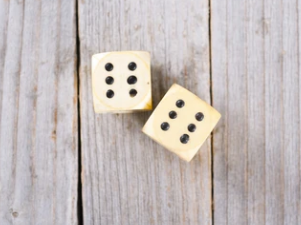
#> input picture homework2/#3/light_dice1.PNG, 301 x 225 px
$ python homework3-2.py
#> lines starting #> are read from the running program, lines starting #| are printed output that depends on the picture; after the words box and inside, x2 and y2 are one past the last pixel; in counts of white or black regions, pixels touching at a corner belong together
# https://jvvp.tistory.com/1126 - setLabel 함수 도형 검출기

# 주사위 색상은 밝은 색 주사위 눈의 색상은 어두운색이고 배경은 밝은 배경

import numpy as np
import cv2 as cv
import math

img = cv.imread('light_dice1.PNG') # 원하는 개체 검출을 위한 이미지 받아오기
#> img is the input picture: shape (225, 301, 3); mean B, G, R 186.4, 188.3, 196.7
# * light_dice2 결과 값을 볼 때에는 해당 값을 주석 해제 해준다.
# img = cv.imread('light_dice2.jpg')

gray_img = cv.cvtColor(img, cv.COLOR_BGR2GRAY)
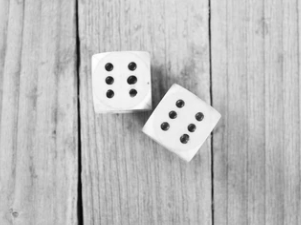
#> gray_img: shape (225, 301); min 6, max 255, mean 190.6

if img is None:
    print('Image load failed!')
    exit()


# 주사위의 개체 사각형을 검출하면서 그리는 함수
def setLabel_squre(img, pts):
    # 사각형 도형 좌표 받아오기
    (x, y, w, h) = cv.boundingRect(pts)
    pt1 = (x, y)
    pt2 = (x + w, y + h) # 꼭지점 사각형
    cv.rectangle(img, pt1, pt2, (255, 0, 0), 2)
    # cv.putText(img, label, pt1, cv.FONT_HERSHEY_PLAIN, 1, (0, 0, 255))

def setLabel_circle(img, pts):
    # 원 도형 좌표 받아오기
    (x, y, w, h) = cv.boundingRect(pts)
    pt1 = (x, y+1)
    pt2 = (x + w+1, y + h+2) # 꼭지점 사각형
    cv.rectangle(img, pt1, pt2, (0, 255, 0), 2)
    # cv.putText(img, label, pt1, cv.FONT_HERSHEY_PLAIN, 1, (0, 0, 255))


img_filter = cv.bilateralFilter(gray_img, -1, 47, 5) # 사진 잡음 처리
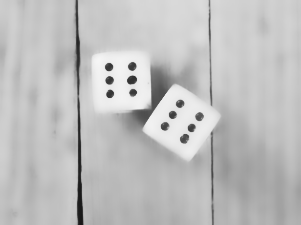
#> img_filter: shape (225, 301); min 24, max 245, mean 191
cv.imshow('img_filter', img_filter)

dect_edge = cv.Canny(img_filter, 30, 100) # canny 함수 이용하여 edge 검출
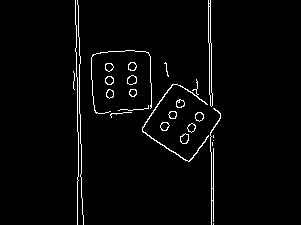
#> dect_edge: shape (225, 301); 2.7% white in thin lines or dots, all inside (x1, y1, x2, y2) = (73, 0, 221, 225)
cv.imshow('dect_edge', dect_edge)

lines = cv.HoughLinesP(dect_edge, 1, math.pi / 90, 30, minLineLength=0, maxLineGap=15) # HoughLinesP 이용하여 선 검출
#> lines = 20 rows, first 6: [211, 224, 211, 130], [79, 94, 81, 179], [77, 131, 77, 77], [212, 129, 213, 168], [78, 180, 78, 132], [210, 42, 210, 0]
edge = cv.cvtColor(dect_edge, cv.COLOR_GRAY2BGR) # graysacle로 변환

if lines is not None:
    for i in range(lines.shape[0]):
        pt1 = (lines[i][0][0], lines[i][0][1])
        pt2 = (lines[i][0][2], lines[i][0][3])
        cv.line(edge, pt1, pt2, (255, 255, 255), 2, cv.LINE_AA) # 해당 라인을 좀 더 진하게
#> this loop made 20 passes
#> (pt1, pt2) on passes 1 to 12: ((211, 224), (211, 130)), ((79, 94), (81, 179)), ((77, 131), (77, 77)), ((212, 129), (213, 168)), ((78, 180), (78, 132)), ((210, 42), (210, 0)), ((208, 27), (210, 105)), ((77, 0), (79, 68)), ((144, 124), (173, 84)), ((76, 76), (76, 25)), ((142, 130), (188, 161)), ((73, 71), (73, 88))
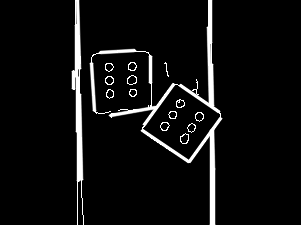
#> edge: shape (225, 301, 3); min 0, max 255, mean 14.6

cv.imshow('binary', edge)

edge = cv.cvtColor(edge, cv.COLOR_BGR2GRAY)
#> edge: shape (225, 301)

cv.imshow('binary_edge', edge)

contours, _ = cv.findContours(edge, cv.RETR_TREE, cv.CHAIN_APPROX_NONE) # 해당 라인을 이용하여 윤곽선 검출
#> contours = 32 contours, 4 with area under 20; largest, box (x1, y1, x2, y2) and area: (89, 0, 223, 225) 8692, (91, 51, 152, 114) 3169, (143, 84, 221, 160) 2986, (71, 0, 84, 225) 1140, (127, 75, 137, 85) 67
count_circle = [0] * 100
index = 0

# 외곽선 좌표 받아오기
for pts in contours:
    if cv.contourArea(pts) < 30: # 30이상 넘어가면 검출 x -> 노이즈 제거 너무 작으면 무시
        continue

    # 근사화
    approx = cv.approxPolyDP(pts, cv.arcLength(pts, True) * 0.03, True)
    vtc = len(approx) # 근사화 결과 점 갯수 검출

    if vtc == 4: # 근사화 한 점의 개수가 4개이면 사각형으로 검출
        setLabel_squre(img, pts)
        index += 1

    else: # 근사화 한 점의 개수가 4가 아닌 다른 것은 원으로 검출
        lenth = cv.arcLength(pts, True)
        area = cv.contourArea(pts)
        ratio = 4. * math.pi * area / (lenth * lenth)
        if ratio > 0.75:
            setLabel_circle(img, pts)
            count_circle[index] += 1 # 개체 안에 원이면 count 값 증가
#> this loop made 32 passes
#> (vtc, lenth, area, ratio) on passes 6, 7, 8, 9, 10, 11, 12, 13, 14, 15, 16, 20: (6, 31.31, 64, 0.82), (7, 29.56, 57.5, 0.827), (7, 28.14, 50, 0.793), (6, 26.38, 45.5, 0.821), (6, 28.73, 55.5, 0.845), (7, 26.38, 48.5, 0.875), (7, 28.73, 57.5, 0.876), (7, 26.97, 51, 0.881), (6, 26.49, 47, 0.842), (7, 24.14, 41, 0.884), (7, 27.9, 52.5, 0.848), (7, 24.49, 43, 0.901)
#> (approx, vtc, index) on passes 5, 19: ([[176, 84], [220, 114], [188, 159], [143, 128]], 4, 1), ([[147, 52], [151, 104], [98, 113], [91, 57]], 4, 2)
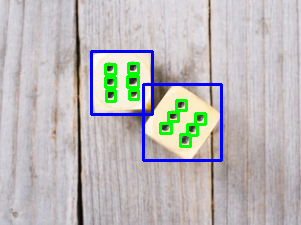
#> img: shape (225, 301, 3); 4.46% of pixels changed, all inside (x1, y1, x2, y2) = (90, 50, 223, 162)
#> after the loop, count_circle = 100 values, max 12 at index 2, min 0 at index 0, mean 0.23; index = 2

count_circle.sort() # count 값 오름차순으로 정렬

print('number of circle ', end= ': ')

for i in count_circle: # 주사위 눈의 개수 출력 오름차순으로
    if i != 0:
        print(math.ceil(i / 2), end=' ')
#> this loop made 100 passes
#| 6
#| 6

cv.imshow('output', img)
cv.waitKey()
cv.destroyAllWindows()

$ run again, with homework2/#3/light_dice2.jpg saved as homework2/#3/light_dice1.PNG
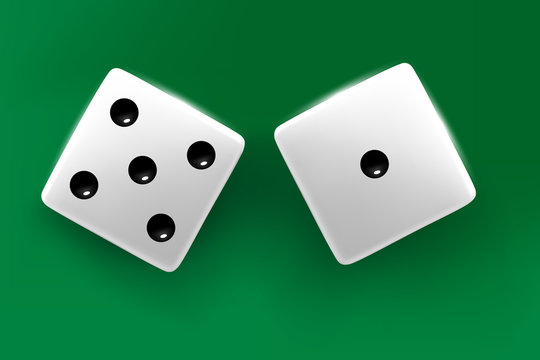
#> input picture homework2/#3/light_dice2.jpg, 540 x 360 px
#> img is the input picture: shape (360, 540, 3); mean B, G, R 89.9, 135.2, 52.7
#> dect_edge: shape (360, 540); 1.1% white in thin lines or dots, all inside (x1, y1, x2, y2) = (41, 63, 476, 272)
#> lines = 22 rows, first 6: [283, 159, 337, 261], [276, 127, 309, 108], [313, 103, 377, 74], [62, 151, 107, 73], [44, 204, 137, 257], [176, 269, 234, 168]
#> the loop `for i in range(lines.shape[0]):` made 22 passes
#> after the loop `for i in range(lines.shape[0]):`:
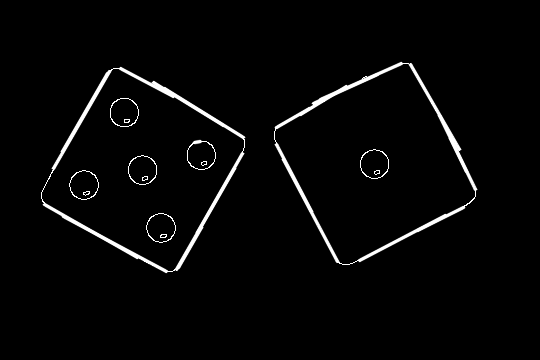
#> edge: shape (360, 540, 3); min 0, max 255, mean 6.5
#> contours = 28 contours, 12 with area under 20; largest, box (x1, y1, x2, y2) and area: (274, 61, 478, 265) 25796, (41, 66, 246, 274) 25671, (274, 63, 476, 265) 23500, (41, 68, 245, 272) 23368, (187, 139, 216, 170) 660
#> the loop `for pts in contours:` made 28 passes
#> (vtc, lenth, area, ratio) on passes 3, 4, 7, 8, 11, 12, 15, 16: (8, 96.67, 649.5, 0.873), (8, 94.33, 630.5, 0.89), (8, 96.67, 647.5, 0.871), (8, 94.33, 628.5, 0.888), (8, 95.25, 647, 0.896), (7, 92.91, 626, 0.911), (7, 97.84, 659.5, 0.866), (8, 92.67, 605.5, 0.886)
#> after the loop `for pts in contours:`:
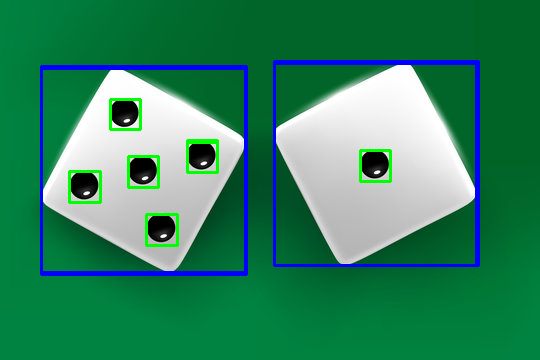
#> img: shape (360, 540, 3); 4.61% of pixels changed, all inside (x1, y1, x2, y2) = (40, 60, 480, 276)
#> after the loop `for pts in contours:`: count_circle = 100 values, max 10 at index 2, min 0 at index 0, mean 0.12; index = 4
#> the loop `for i in count_circle:` made 100 passes
#| 1
#| 5
